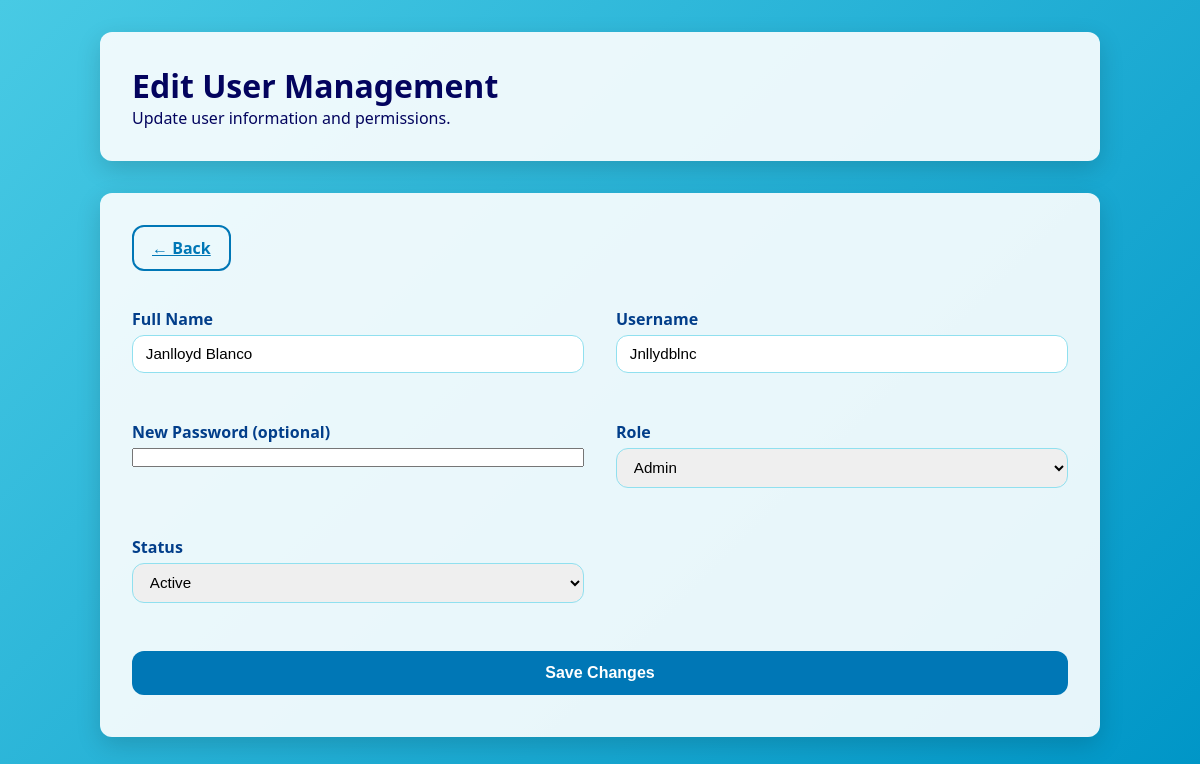
/USERS/edit_user.php?id=2 (signed in), run on the app's committed database.
### tables this page shows
CREATE TABLE `users` (
  `id` int(11) NOT NULL,
  `full_name` varchar(200) NOT NULL,
  `username` varchar(80) NOT NULL,
  `password_hash` varchar(255) NOT NULL,
  `role` enum('Admin','Official','Secretary') NOT NULL DEFAULT 'Official',
  `status` enum('active','inactive') NOT NULL DEFAULT 'active',
  `created_at` timestamp NOT NULL DEFAULT current_timestamp(),
  `updated_at` timestamp NOT NULL DEFAULT current_timestamp() ON UPDATE current_timestamp()
);

### USERS/edit_user.php (the view, shortened to what this page needs)
<?php
require_once "../includes/config.php";
$id = $_GET["id"];
$stmt = $conn->prepare("SELECT * FROM users WHERE id=?");
$stmt->bind_param("i", $id);
$stmt->execute();
$user = $stmt->get_result()->fetch_assoc();
?>
<!DOCTYPE html>
<html>
<head>
<link rel="stylesheet" href="../assets/css/style.css">
</head>
<body>
<div>
    <div class="blotter-card">
        <h1>Edit User Management</h1>
        <p>Update user information and permissions.</p>
    </div>
    <div class="blotter-card">
        <a href="../user_management.php" class="btn btn-outline" style="margin-bottom:15px;">← Back</a><br></br>
        <form method="POST" class="blotter-form">
            <div class="form-group">
                <label>Full Name</label>
                <input type="text" name="full_name" value="<?= $user['full_name'] ?>" required>
            </div>
            <div class="form-group">
                <label>Username</label>
                <input type="text" name="username" value="<?= $user['username'] ?>" required>
            </div>
            <div class="form-group">
                <label>New Password (optional)</label>
                <input type="password" name="password">
            </div>
            <div class="form-group">
                <label>Role</label>
                <select name="role">
                    <option value="Admin" <?= $user['role']=="Admin"?"selected":"" ?>>Admin</option>
                </select>
            </div>
            <div class="form-group">
                <label>Status</label>
                <select name="status">
                    <option value="active" <?= $user['status']=="active"?"selected":"" ?>>Active</option>
                </select>
            </div>
            <button class="btn btn-primary">Save Changes</button>
        </form>
    </div>
</div>
</body>
</html>

### assets/css/style.css (style rules this page uses)
:root { --deep-twilight: #03045eff; --french-blue: #023e8aff; --bright-teal-blue: #0077b6ff; --blue-green: #0096c7ff; --turquoise-surf: #00b4d8ff; --sky-aqua: #48cae4ff; --frosted-blue: #90e0efff; --frosted-blue-2: #ade8f4ff; --light-cyan: #caf0f8ff; --primary-color: var(--french-blue); --secondary-color: var(--bright-teal-blue); --card-bg: rgba(255,255,255,0.9); --dashboard-bg: var(--frosted-blue-2); --bg-gradient: linear-gradient(135deg, var(--sky-aqua), var(--blue-green)); --error-color: #dc2626; --success-color: #16a34a; --pending-color: #fbbf24; --shadow-color: rgba(0, 0, 0, 0.15); --transition-speed: 0.3s; --border-radius: 12px; --font-family: 'Segoe UI', Tahoma, Geneva, Verdana, sans-serif; }
* { box-sizing: border-box; margin:0; padding:0; }
body { font-family: var(--font-family); background: var(--bg-gradient); color: var(--deep-twilight); transition: background var(--transition-speed); }
.btn { display: inline-flex; align-items: center; justify-content: center; gap: 0.5em; padding: 10px 18px; border-radius: var(--border-radius); border: none; background: var(--secondary-color); color: #fff; font-size: 16px; font-weight: 600; cursor: pointer; margin-bottom: 10px; transition: background var(--transition-speed), transform 0.2s, box-shadow var(--transition-speed); }
.btn-primary { background: var(--primary-color); }
.btn-outline { background: transparent; border: 2px solid var(--secondary-color); color: var(--secondary-color); }
.blotter-card { background: var(--card-bg); border-radius: var(--border-radius); padding: 2rem; box-shadow: 0 8px 25px var(--shadow-color); max-width: 1000px; margin: 2rem auto; transition: transform var(--transition-speed), box-shadow var(--transition-speed); }
.blotter-form { display: grid; grid-template-columns: 1fr 1fr; gap: 2rem; }
.blotter-form .form-group { display: flex; flex-direction: column; margin-bottom: 1rem; }
.blotter-form label { font-weight: 600; margin-bottom: 0.3rem; color: var(--primary-color); }
.blotter-form input[type="text"], .blotter-form input[type="number"], .blotter-form input[type="datetime-local"], .blotter-form select, .blotter-form textarea { padding: 0.6rem 0.8rem; border-radius: var(--border-radius); border: 1px solid var(--frosted-blue); font-size: 0.95rem; transition: border-color var(--transition-speed), box-shadow var(--transition-speed); }
.blotter-form button { grid-column: 1 / -1; padding: 0.8rem 1.5rem; background: var(--secondary-color); color: #fff; font-weight: 600; border: none; border-radius: var(--border-radius); cursor: pointer; transition: background var(--transition-speed), transform 0.2s, box-shadow var(--transition-speed); }

### data on the page
users: full_name "Janlloyd Blanco", username "Jnllydblnc", role "Admin", status "Active"
